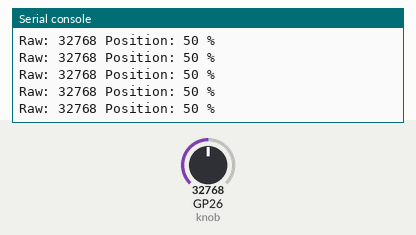
A program run on a simulated Raspberry Pi Pico running MicroPython. Parts: the last lines printed to the serial console. The test bench sets the inputs (shaded band); at power-on: GP26 (knob) = 32768 (analog values on the 0–65535 scale).

Above: at 1.2 s.
1.3 s: GP26 (knob) set to 45874
At 1.48 s:
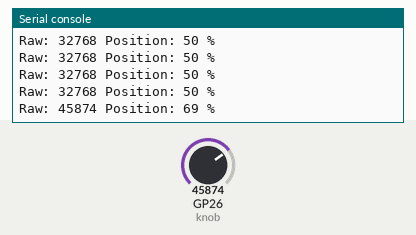
2.8 s: GP26 (knob) set to 57670
At 2.84 s:
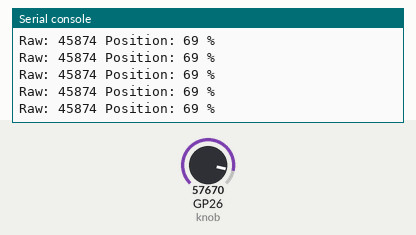
Timing chart, 0 to 5.8 s (numbered marks = the images above; inputs shaded):
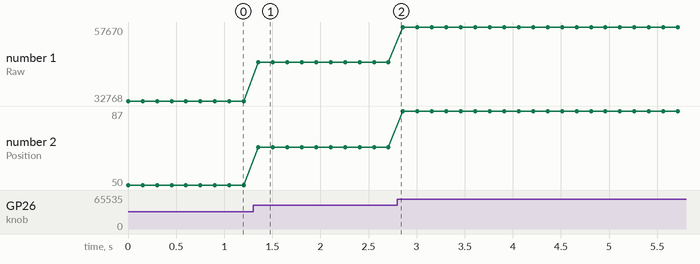

The program:

04_potentiometer.py
```python
from machine import ADC
from time import sleep_ms

POTENTIOMETER_PIN = 26

knob = ADC(POTENTIOMETER_PIN)

print("Turn the potentiometer connected to GP26 / ADC0.")
print("Stop with Ctrl+C.")

try:
    while True:
        value = knob.read_u16()
        percent = value * 100 // 65535
        print("Raw:", value, "Position:", percent, "%")
        sleep_ms(150)
except KeyboardInterrupt:
    print("Stopped")
```

Measured:
- after the input at 1.3 s, the serial console: prints a new line after 0.05 s (image 1)
- plotted number 1: 32768 → 45874 after the input at 1.3 s, 45874 → 57670 after the input at 2.8 s
- plotted number 2: 50 → 69 after the input at 1.3 s, 69 → 87 after the input at 2.8 s
